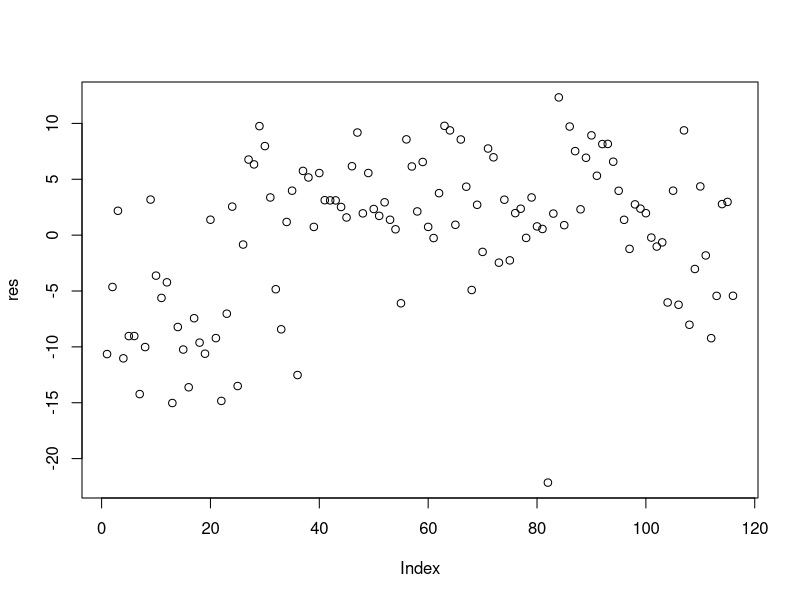

Recreate this plot in R. (Note: this script raises an error after producing the figure.)
# adirkes
# adj R^2*(n-k) = R^2*(n-1)


# Exercise 4

is.na(airquality$Ozone)
airqual = subset(airquality, is.na(Ozone)==FALSE)
mod = lm(Temp~Ozone, data=airqual)
res = residuals(mod)
RSS = sum(res^2)

SSY = deviance(lm(airqual$Temp~1))
SSY1 = var(airqual$Temp)*115
R2 = 1 - RSS/SSY

#summary(mod)

n = 116
k = 2 # intercept and slope
frac = 1-R2
adjFrac = frac*(n-1)/(n-k)
adjR2 = 1-adjFrac
adjR2 # 0.4832

# Exercise 5

plot(res)
#install.packages(lmtest)
#library(lmtest)
dwtest(mod, alternative=c("two.sided"))
# p-val << 0.001, DW = 1.1833
plot(residuals(mod)~fitted(mod))
abline(lm(residuals(mod)~fitted(mod)),col="red")
bptest(mod)
# BP = 3.2346, p-val = 0.0721
qqnorm(res)
qqline(res, col="blue")
#plot(mod2, which=c(2))
shapiro.test(res)
# w = 0.94867, p-val = 0.000226
#plot(mod2)

# The residuals do not appear to be independent based on the dwtest
# They are homoscedastic based on the BP Test
# They are not normally distributed based on the Shapiro-Wilk test.
# A linear model is not appropriate for this dataset because it fails these tests
